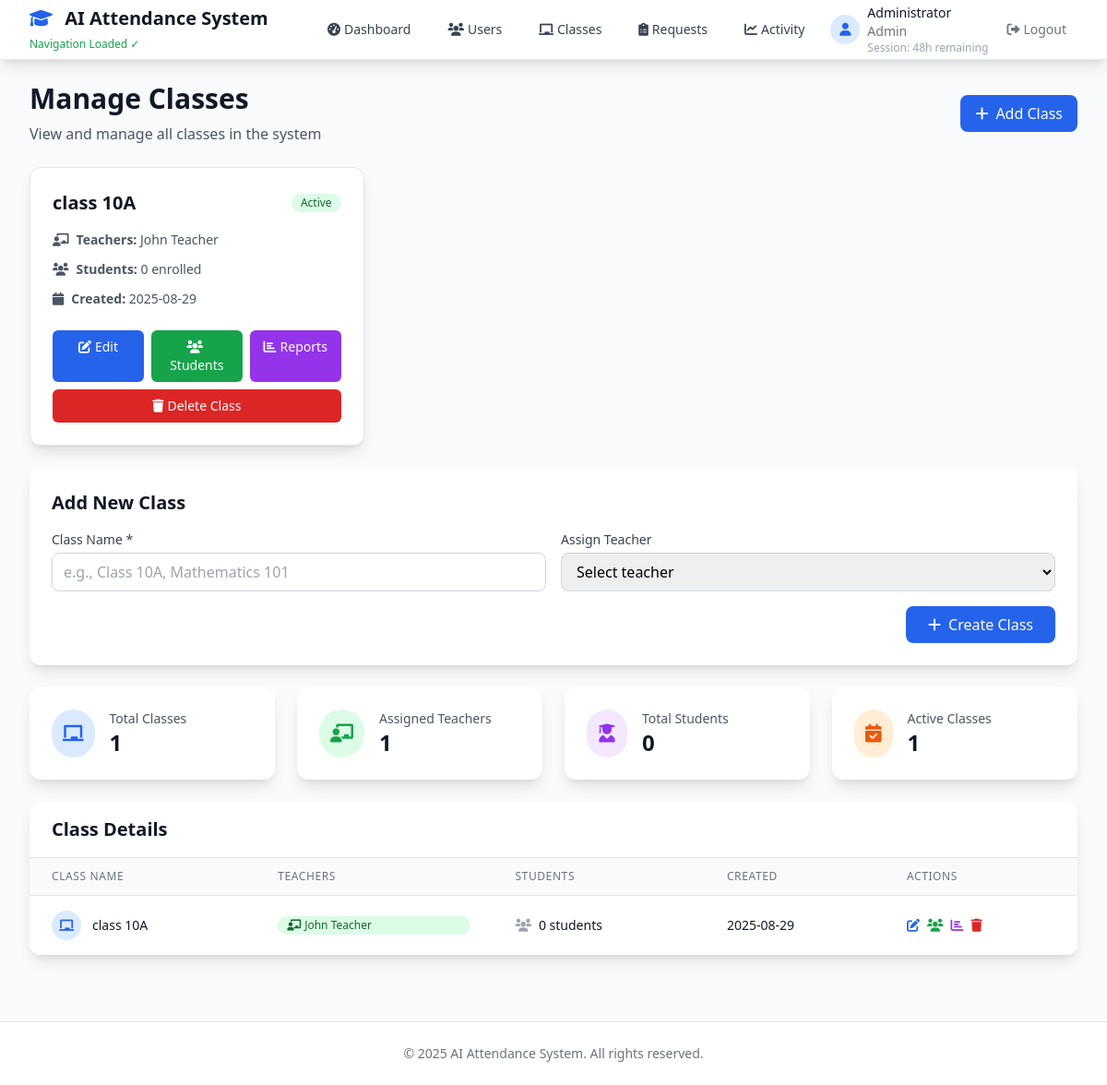
The page /admin/classes (signed in) on the database its author committed.
### tables this page shows
CREATE TABLE classes (
                id INTEGER PRIMARY KEY AUTOINCREMENT,
                name TEXT NOT NULL,
                description TEXT,
                created_at TIMESTAMP DEFAULT CURRENT_TIMESTAMP
            );

CREATE TABLE users (
                id INTEGER PRIMARY KEY AUTOINCREMENT,
                username TEXT UNIQUE NOT NULL,
                password_hash TEXT NOT NULL,
                email TEXT UNIQUE NOT NULL,
                name TEXT NOT NULL,
                role TEXT NOT NULL DEFAULT 'student',
                created_at TIMESTAMP DEFAULT CURRENT_TIMESTAMP
            );

### app.py (the view, shortened to what this page needs)
@app.route('/admin/classes', methods=['GET', 'POST'])
@admin_required
@track_activity('admin_classes')
def admin_classes():
    classes = class_service.get_all_classes()
    teachers = user_service.get_all_users('teacher')
    return render_template('admin/classes.html', classes=classes, teachers=teachers)

### app.py (called while the page is built)
@app.context_processor
def inject_session():
    return {'session': session}

### backend/auth.py (called while the page is built)
def admin_required(f):
    @wraps(f)
    def decorated_function(*args, **kwargs):
        if 'user_id' not in session:
            return redirect(url_for('login'))
        if 'login_time' in session:
            login_time = datetime.fromisoformat(session['login_time'])
            if datetime.now() - login_time > timedelta(hours=48):
                session.clear()
                flash('Your session has expired. Please log in again.', 'info')
                return redirect(url_for('login'))
        if session.get('role') != 'admin':
            flash('Access denied. Admin privileges required.', 'error')
            return redirect(url_for('dashboard'))
        return f(*args, **kwargs)
    return decorated_function

def track_activity(activity_type='page_view'):
    def decorator(f):
        @wraps(f)
        def decorated_function(*args, **kwargs):
            result = f(*args, **kwargs)
            if 'user_id' in session:
                try:
                    auth = Auth()
                    auth.log_activity(
                        user_id=session['user_id'],
                        activity_type=activity_type,
                        page_url=request.url,
                        ip_address=request.remote_addr,
                        user_agent=request.headers.get('User-Agent')
                    )
                except:
                    pass  # Don't break the app if activity tracking fails
            return result
        return decorated_function
    return decorator

    def log_activity(self, user_id, activity_type, page_url=None, action_description=None, ip_address=None, user_agent=None):
        return self.activity_model.log_activity(
            user_id=user_id,
            activity_type=activity_type,
            page_url=page_url,
            action_description=action_description,
            ip_address=ip_address,
            user_agent=user_agent
        )

### backend/database.py (called while the page is built)
    def get_db(self):
        conn = sqlite3.connect(self.db_path)
        conn.row_factory = sqlite3.Row
        return conn

### backend/models.py (called while the page is built)
    def get_all(self, role=None):
        conn = self.db.get_db()
        cursor = conn.cursor()
        if role:
            cursor.execute('SELECT * FROM users WHERE role = ? ORDER BY name', (role,))
        else:
            cursor.execute('SELECT * FROM users ORDER BY name')
        users = cursor.fetchall()
        conn.close()
        return users

### templates/admin/classes.html (shortened to what this page needs)
{% extends "layout.html" %}
{% block content %}
<div class="space-y-6">
    <div class="flex items-center justify-between">
        <div>
            <h1 class="text-3xl font-bold text-gray-900">Manage Classes</h1>
            <p class="text-gray-600 mt-2">View and manage all classes in the system</p>
        </div>
        <div class="flex items-center space-x-3">
            <button type="button" onclick="showAddClassModal()" class="bg-blue-600 hover:bg-blue-700 text-white px-4 py-2 rounded-lg font-medium transition duration-200">
                <i class="fas fa-plus mr-2"></i>Add Class
            </button>
        </div>
    </div>
    <div class="grid grid-cols-1 md:grid-cols-2 lg:grid-cols-3 gap-6">
        {% for class in classes %}
        <div class="bg-white rounded-xl shadow-lg p-6 border border-gray-200 hover:shadow-xl transition duration-200">
            <div class="flex items-center justify-between mb-4">
                <h3 class="text-xl font-semibold text-gray-900">{{ class.name }}</h3>
                <span class="inline-flex items-center px-2.5 py-0.5 rounded-full text-xs font-medium bg-green-100 text-green-800">
                    Active
                </span>
            </div>
            <div class="space-y-3 mb-6">
                <div class="flex items-center text-sm text-gray-600">
                    <i class="fas fa-chalkboard-teacher mr-2"></i>
                    <span><strong>Teachers:</strong>
                        {% if class.teachers %}
                            {{ class.teachers|join(', ') }}
                        {% else %}
                            Not assigned
                        {% endif %}
                    </span>
                </div>
                <div class="flex items-center text-sm text-gray-600">
                    <i class="fas fa-users mr-2"></i>
                    <span><strong>Students:</strong> {{ class.student_count }} enrolled</span>
                </div>
                <div class="flex items-center text-sm text-gray-600">
                    <i class="fas fa-calendar mr-2"></i>
                    <span><strong>Created:</strong> {{ class.created_at.split(' ')[0] }}</span>
                </div>
            </div>
            <div class="flex space-x-2">
                <a href="{{ url_for('admin_edit_class', class_id=class.id) }}" class="flex-1 bg-blue-600 hover:bg-blue-700 text-white text-center py-2 px-3 rounded-md text-sm font-medium transition duration-200">
                    <i class="fas fa-edit mr-1"></i>Edit
                </a>
                <a href="{{ url_for('admin_class_students', class_id=class.id) }}" class="flex-1 bg-green-600 hover:bg-green-700 text-white text-center py-2 px-3 rounded-md text-sm font-medium transition duration-200">
                    <i class="fas fa-users mr-1"></i>Students
                </a>
                <a href="{{ url_for('admin_class_reports', class_id=class.id) }}" class="flex-1 bg-purple-600 hover:bg-purple-700 text-white text-center py-2 px-3 rounded-md text-sm font-medium transition duration-200">
                    <i class="fas fa-chart-bar mr-1"></i>Reports
                </a>
            </div>
            <div class="mt-2">
                <form method="POST" action="{{ url_for('admin_delete_class', class_id=class.id) }}" onsubmit="return confirm('Are you sure you want to delete this class? This action cannot be undone.')">
                    <button type="submit" class="w-full bg-red-600 hover:bg-red-700 text-white text-center py-2 px-3 rounded-md text-sm font-medium transition duration-200">
                        <i class="fas fa-trash mr-1"></i>Delete Class
                    </button>
                </form>
            </div>
        </div>
        {% endfor %}
    </div>
    <div class="bg-white rounded-xl shadow-lg p-6">
        <h2 class="text-xl font-bold text-gray-900 mb-4">Add New Class</h2>
        <form method="POST" class="space-y-4">
            <div class="grid grid-cols-1 md:grid-cols-2 gap-4">
                <div>
                    <label for="class_name" class="block text-sm font-medium text-gray-700 mb-1">Class Name *</label>
                    <input type="text" id="class_name" name="class_name" required
                           class="w-full border border-gray-300 rounded-lg px-3 py-2 focus:ring-2 focus:ring-blue-500 focus:border-transparent"
                           placeholder="e.g., Class 10A, Mathematics 101">
                </div>
                <div>
                    <label for="teacher_id" class="block text-sm font-medium text-gray-700 mb-1">Assign Teacher</label>
                    <select id="teacher_id" name="teacher_id"
                            class="w-full border border-gray-300 rounded-lg px-3 py-2 focus:ring-2 focus:ring-blue-500 focus:border-transparent">
                        <option value="">Select teacher</option>
                    </select>
                </div>
            </div>
            <div class="flex items-center justify-end space-x-4">
                <button type="submit"
                        class="bg-blue-600 hover:bg-blue-700 text-white px-6 py-2 rounded-lg font-medium transition duration-200">
                    <i class="fas fa-plus mr-2"></i>Create Class
                </button>
            </div>
        </form>
    </div>
    <div class="grid grid-cols-1 md:grid-cols-4 gap-6">
        <div class="bg-white rounded-xl shadow-lg p-6">
            <div class="flex items-center">
                <div class="p-3 rounded-full bg-blue-100 text-blue-600">
                    <i class="fas fa-chalkboard text-xl"></i>
                </div>
                <div class="ml-4">
                    <p class="text-sm font-medium text-gray-600">Total Classes</p>
                    <p class="text-2xl font-bold text-gray-900">{{ classes|length }}</p>
                </div>
            </div>
        </div>
        <div class="bg-white rounded-xl shadow-lg p-6">
            <div class="flex items-center">
                <div class="p-3 rounded-full bg-green-100 text-green-600">
                    <i class="fas fa-chalkboard-teacher text-xl"></i>
                </div>
                <div class="ml-4">
                    <p class="text-sm font-medium text-gray-600">Assigned Teachers</p>
                    <p class="text-2xl font-bold text-gray-900">
                        {{ classes|selectattr('teacher_name')|list|length }}
                    </p>
                </div>
            </div>
        </div>
        <div class="bg-white rounded-xl shadow-lg p-6">
            <div class="flex items-center">
                <div class="p-3 rounded-full bg-purple-100 text-purple-600">
                    <i class="fas fa-user-graduate text-xl"></i>
                </div>
                <div class="ml-4">
                    <p class="text-sm font-medium text-gray-600">Total Students</p>
                    <p class="text-2xl font-bold text-gray-900">
                        {{ classes|sum(attribute='student_count') }}
                    </p>
                </div>
            </div>
        </div>
        <div class="bg-white rounded-xl shadow-lg p-6">
            <div class="flex items-center">
                <div class="p-3 rounded-full bg-orange-100 text-orange-600">
                    <i class="fas fa-calendar-check text-xl"></i>
                </div>
                <div class="ml-4">
                    <p class="text-sm font-medium text-gray-600">Active Classes</p>
                    <p class="text-2xl font-bold text-gray-900">{{ classes|length }}</p>
                </div>
            </div>
        </div>
    </div>
    <div class="bg-white rounded-xl shadow-lg overflow-hidden">
        <div class="px-6 py-4 border-b border-gray-200">
            <h2 class="text-xl font-bold text-gray-900">Class Details</h2>
        </div>
        {% if classes %}
        <div class="overflow-x-auto">
            <table class="min-w-full divide-y divide-gray-200">
                <thead class="bg-gray-50">
                    <tr>
                        <th class="px-6 py-3 text-left text-xs font-medium text-gray-500 uppercase tracking-wider">Class Name</th>
                        <th class="px-6 py-3 text-left text-xs font-medium text-gray-500 uppercase tracking-wider">Teachers</th>
                        <th class="px-6 py-3 text-left text-xs font-medium text-gray-500 uppercase tracking-wider">Students</th>
                        <th class="px-6 py-3 text-left text-xs font-medium text-gray-500 uppercase tracking-wider">Created</th>
                        <th class="px-6 py-3 text-left text-xs font-medium text-gray-500 uppercase tracking-wider">Actions</th>
                    </tr>
                </thead>
                <tbody class="bg-white divide-y divide-gray-200">
                    {% for class in classes %}
                    <tr class="hover:bg-gray-50">
                        <td class="px-6 py-4 whitespace-nowrap">
                            <div class="flex items-center">
                                <div class="h-8 w-8 rounded-full bg-blue-100 flex items-center justify-center">
                                    <i class="fas fa-chalkboard text-blue-600 text-sm"></i>
                                </div>
                                <div class="ml-3">
                                    <div class="text-sm font-medium text-gray-900">{{ class.name }}</div>
                                </div>
                            </div>
                        </td>
                        <td class="px-6 py-4 whitespace-nowrap">
                            {% if class.teachers %}
                                <div class="flex flex-col space-y-1">
                                {% for teacher in class.teachers %}
                                    <span class="inline-flex items-center px-2.5 py-0.5 rounded-full text-xs font-medium bg-green-100 text-green-800">
                                        <i class="fas fa-chalkboard-teacher mr-1"></i>{{ teacher }}
                                    </span>
                                {% endfor %}
                                </div>
                            {% else %}
                                <span class="inline-flex items-center px-2.5 py-0.5 rounded-full text-xs font-medium bg-gray-100 text-gray-800">
                                    <i class="fas fa-user-slash mr-1"></i>Not assigned
                                </span>
                            {% endif %}
                        </td>
                        <td class="px-6 py-4 whitespace-nowrap text-sm text-gray-900">
                            <div class="flex items-center">
                                <i class="fas fa-users text-gray-400 mr-2"></i>
                                {{ class.student_count }} students
                            </div>
                        </td>
                        <td class="px-6 py-4 whitespace-nowrap text-sm text-gray-900">
                            {{ class.created_at.split(' ')[0] }}
                        </td>
                        <td class="px-6 py-4 whitespace-nowrap text-sm font-medium">
                            <div class="flex items-center space-x-2">
                                <a href="{{ url_for('admin_edit_class', class_id=class.id) }}" class="text-blue-600 hover:text-blue-900" title="Edit Class">
                                    <i class="fas fa-edit"></i>
                                </a>
                                <a href="{{ url_for('admin_class_students', class_id=class.id) }}" class="text-green-600 hover:text-green-900" title="View Students">
                                    <i class="fas fa-users"></i>
                                </a>
                                <a href="{{ url_for('admin_class_reports', class_id=class.id) }}" class="text-purple-600 hover:text-purple-900" title="View Reports">
                                    <i class="fas fa-chart-bar"></i>
                                </a>
                                <form method="POST" action="{{ url_for('admin_delete_class', class_id=class.id) }}" class="inline" onsubmit="return confirm('Are you sure you want to delete this class? This action cannot be undone.')">
                                    <button type="submit" class="text-red-600 hover:text-red-900" title="Delete Class">
                                        <i class="fas fa-trash"></i>
                                    </button>
                                </form>
                            </div>
                        </td>
                    </tr>
                    {% endfor %}
                </tbody>
            </table>
        </div>
        {% endif %}
    </div>
</div>
{% endblock %}

### rows shown on the page
classes: name "class 10A", created_at "2025-08-29", name "class 10A", created_at "2025-08-29"
users: name "John Teacher"

### other values the page prints
{{ session.name }} "Administrator"
{{ session.role }} "Admin"
{{ class.teachers|join(', ') }} "John Teacher"
{{ class.student_count }} "0"
{{ classes|length }} "1"
{{ classes|selectattr('teacher_name')|list|length }} "1"
{{ classes|sum(attribute='student_count') }} "0"
